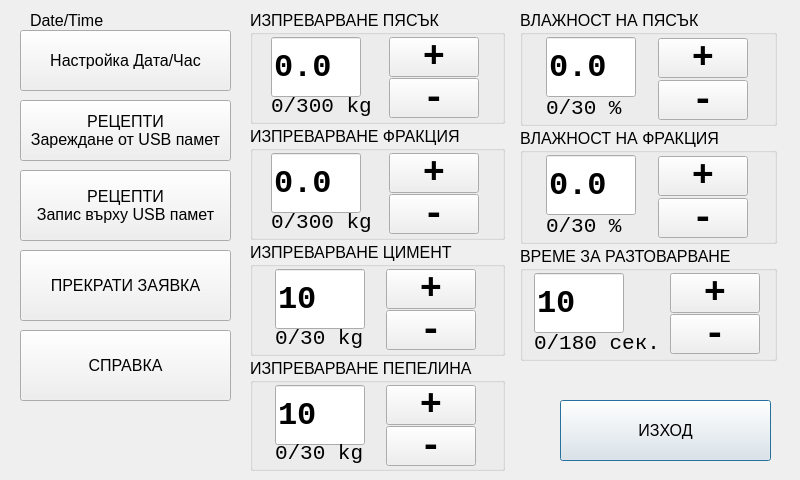
<?xml version="1.0" encoding="UTF-8"?>
<ui version="4.0">
 <class>DialogMenu</class>
 <widget class="QDialog" name="DialogMenu">
  <property name="geometry">
   <rect>
    <x>0</x>
    <y>0</y>
    <width>800</width>
    <height>480</height>
   </rect>
  </property>
  <property name="minimumSize">
   <size>
    <width>800</width>
    <height>480</height>
   </size>
  </property>
  <property name="maximumSize">
   <size>
    <width>800</width>
    <height>480</height>
   </size>
  </property>
  <property name="font">
   <font>
    <pointsize>12</pointsize>
   </font>
  </property>
  <property name="windowTitle">
   <string>Dialog</string>
  </property>
  <widget class="QPushButton" name="btnMenuExit">
   <property name="geometry">
    <rect>
     <x>560</x>
     <y>400</y>
     <width>211</width>
     <height>61</height>
    </rect>
   </property>
   <property name="font">
    <font>
     <pointsize>12</pointsize>
    </font>
   </property>
   <property name="text">
    <string>ИЗХОД</string>
   </property>
  </widget>
  <widget class="QLabel" name="lblDateTime">
   <property name="geometry">
    <rect>
     <x>30</x>
     <y>10</y>
     <width>191</width>
     <height>20</height>
    </rect>
   </property>
   <property name="text">
    <string>Date/Time</string>
   </property>
  </widget>
  <widget class="QPushButton" name="btnSetDateTime">
   <property name="geometry">
    <rect>
     <x>20</x>
     <y>30</y>
     <width>211</width>
     <height>61</height>
    </rect>
   </property>
   <property name="text">
    <string>Настройка Дата/Час</string>
   </property>
  </widget>
  <widget class="QPushButton" name="btnLoadRecipies">
   <property name="geometry">
    <rect>
     <x>20</x>
     <y>100</y>
     <width>211</width>
     <height>61</height>
    </rect>
   </property>
   <property name="text">
    <string>РЕЦЕПТИ
Зареждане от USB памет</string>
   </property>
  </widget>
  <widget class="QPushButton" name="btnSaveRecepies">
   <property name="geometry">
    <rect>
     <x>20</x>
     <y>170</y>
     <width>211</width>
     <height>71</height>
    </rect>
   </property>
   <property name="text">
    <string>РЕЦЕПТИ
Запис върху USB памет</string>
   </property>
  </widget>
  <widget class="QPushButton" name="btnAbort">
   <property name="geometry">
    <rect>
     <x>20</x>
     <y>250</y>
     <width>211</width>
     <height>71</height>
    </rect>
   </property>
   <property name="text">
    <string>ПРЕКРАТИ ЗАЯВКА</string>
   </property>
  </widget>
  <widget class="QPushButton" name="btnReport">
   <property name="geometry">
    <rect>
     <x>20</x>
     <y>330</y>
     <width>211</width>
     <height>71</height>
    </rect>
   </property>
   <property name="text">
    <string>СПРАВКА</string>
   </property>
  </widget>
  <widget class="QWidget" name="layoutWidget">
   <property name="geometry">
    <rect>
     <x>250</x>
     <y>10</y>
     <width>255</width>
     <height>461</height>
    </rect>
   </property>
   <layout class="QVBoxLayout" name="verticalLayout_22">
    <property name="spacing">
     <number>2</number>
    </property>
    <item>
     <widget class="QGroupBox" name="groupBox_4">
      <property name="title">
       <string>ИЗПРЕВАРВАНЕ ПЯСЪК</string>
      </property>
      <layout class="QVBoxLayout" name="verticalLayout_10">
       <property name="spacing">
        <number>1</number>
       </property>
       <property name="leftMargin">
        <number>2</number>
       </property>
       <property name="topMargin">
        <number>2</number>
       </property>
       <property name="rightMargin">
        <number>5</number>
       </property>
       <property name="bottomMargin">
        <number>2</number>
       </property>
       <item>
        <layout class="QHBoxLayout" name="horizontalLayout_4">
         <item>
          <layout class="QVBoxLayout" name="verticalLayout_11">
           <item>
            <widget class="QLineEdit" name="lineAdvSand">
             <property name="minimumSize">
              <size>
               <width>90</width>
               <height>60</height>
              </size>
             </property>
             <property name="maximumSize">
              <size>
               <width>90</width>
               <height>60</height>
              </size>
             </property>
             <property name="font">
              <font>
               <family>Courier New</family>
               <pointsize>24</pointsize>
               <weight>75</weight>
               <bold>true</bold>
              </font>
             </property>
             <property name="text">
              <string>0.0</string>
             </property>
            </widget>
           </item>
           <item>
            <widget class="QLabel" name="label_3">
             <property name="font">
              <font>
               <family>Courier New</family>
               <pointsize>16</pointsize>
              </font>
             </property>
             <property name="text">
              <string>0/300 kg</string>
             </property>
            </widget>
           </item>
          </layout>
         </item>
         <item>
          <layout class="QVBoxLayout" name="verticalLayout_12">
           <item>
            <widget class="QPushButton" name="btnAdvSandUp">
             <property name="minimumSize">
              <size>
               <width>90</width>
               <height>40</height>
              </size>
             </property>
             <property name="maximumSize">
              <size>
               <width>90</width>
               <height>40</height>
              </size>
             </property>
             <property name="font">
              <font>
               <family>Courier New</family>
               <pointsize>28</pointsize>
               <weight>75</weight>
               <bold>true</bold>
              </font>
             </property>
             <property name="text">
              <string>+</string>
             </property>
             <property name="autoRepeat">
              <bool>true</bool>
             </property>
             <property name="autoRepeatDelay">
              <number>600</number>
             </property>
             <property name="autoRepeatInterval">
              <number>150</number>
             </property>
            </widget>
           </item>
           <item>
            <widget class="QPushButton" name="btnAdvSandDwn">
             <property name="minimumSize">
              <size>
               <width>90</width>
               <height>40</height>
              </size>
             </property>
             <property name="maximumSize">
              <size>
               <width>90</width>
               <height>40</height>
              </size>
             </property>
             <property name="font">
              <font>
               <family>Courier New</family>
               <pointsize>28</pointsize>
               <weight>75</weight>
               <bold>true</bold>
              </font>
             </property>
             <property name="text">
              <string>-</string>
             </property>
             <property name="autoRepeat">
              <bool>true</bool>
             </property>
             <property name="autoRepeatDelay">
              <number>600</number>
             </property>
             <property name="autoRepeatInterval">
              <number>150</number>
             </property>
            </widget>
           </item>
          </layout>
         </item>
        </layout>
       </item>
      </layout>
     </widget>
    </item>
    <item>
     <widget class="QGroupBox" name="groupBox_6">
      <property name="title">
       <string>ИЗПРЕВАРВАНЕ ФРАКЦИЯ</string>
      </property>
      <layout class="QVBoxLayout" name="verticalLayout_16">
       <property name="spacing">
        <number>1</number>
       </property>
       <property name="leftMargin">
        <number>2</number>
       </property>
       <property name="topMargin">
        <number>2</number>
       </property>
       <property name="rightMargin">
        <number>5</number>
       </property>
       <property name="bottomMargin">
        <number>2</number>
       </property>
       <item>
        <layout class="QHBoxLayout" name="horizontalLayout_6">
         <item>
          <layout class="QVBoxLayout" name="verticalLayout_17">
           <item>
            <widget class="QLineEdit" name="lineAdvFraction">
             <property name="minimumSize">
              <size>
               <width>90</width>
               <height>60</height>
              </size>
             </property>
             <property name="maximumSize">
              <size>
               <width>90</width>
               <height>60</height>
              </size>
             </property>
             <property name="font">
              <font>
               <family>Courier New</family>
               <pointsize>24</pointsize>
               <weight>75</weight>
               <bold>true</bold>
              </font>
             </property>
             <property name="text">
              <string>0.0</string>
             </property>
            </widget>
           </item>
           <item>
            <widget class="QLabel" name="label_5">
             <property name="font">
              <font>
               <family>Courier New</family>
               <pointsize>16</pointsize>
              </font>
             </property>
             <property name="text">
              <string>0/300 kg</string>
             </property>
            </widget>
           </item>
          </layout>
         </item>
         <item>
          <layout class="QVBoxLayout" name="verticalLayout_18">
           <item>
            <widget class="QPushButton" name="btnAdvFractUp">
             <property name="minimumSize">
              <size>
               <width>90</width>
               <height>40</height>
              </size>
             </property>
             <property name="maximumSize">
              <size>
               <width>90</width>
               <height>40</height>
              </size>
             </property>
             <property name="font">
              <font>
               <family>Courier New</family>
               <pointsize>28</pointsize>
               <weight>75</weight>
               <bold>true</bold>
              </font>
             </property>
             <property name="text">
              <string>+</string>
             </property>
             <property name="autoRepeat">
              <bool>true</bool>
             </property>
             <property name="autoRepeatDelay">
              <number>600</number>
             </property>
             <property name="autoRepeatInterval">
              <number>150</number>
             </property>
            </widget>
           </item>
           <item>
            <widget class="QPushButton" name="btnAdvFracDwn">
             <property name="minimumSize">
              <size>
               <width>90</width>
               <height>40</height>
              </size>
             </property>
             <property name="maximumSize">
              <size>
               <width>90</width>
               <height>40</height>
              </size>
             </property>
             <property name="font">
              <font>
               <family>Courier New</family>
               <pointsize>28</pointsize>
               <weight>75</weight>
               <bold>true</bold>
              </font>
             </property>
             <property name="text">
              <string>-</string>
             </property>
             <property name="autoRepeat">
              <bool>true</bool>
             </property>
             <property name="autoRepeatDelay">
              <number>600</number>
             </property>
             <property name="autoRepeatInterval">
              <number>150</number>
             </property>
            </widget>
           </item>
          </layout>
         </item>
        </layout>
       </item>
      </layout>
     </widget>
    </item>
    <item>
     <widget class="QGroupBox" name="groupBox_5">
      <property name="title">
       <string>ИЗПРЕВАРВАНЕ ЦИМЕНТ</string>
      </property>
      <layout class="QVBoxLayout" name="verticalLayout_13">
       <property name="spacing">
        <number>1</number>
       </property>
       <property name="leftMargin">
        <number>2</number>
       </property>
       <property name="topMargin">
        <number>2</number>
       </property>
       <property name="rightMargin">
        <number>5</number>
       </property>
       <property name="bottomMargin">
        <number>2</number>
       </property>
       <item>
        <layout class="QHBoxLayout" name="horizontalLayout_5">
         <item>
          <layout class="QVBoxLayout" name="verticalLayout_14">
           <item>
            <widget class="QLineEdit" name="lineAdvCement">
             <property name="minimumSize">
              <size>
               <width>90</width>
               <height>60</height>
              </size>
             </property>
             <property name="maximumSize">
              <size>
               <width>90</width>
               <height>60</height>
              </size>
             </property>
             <property name="font">
              <font>
               <family>Courier New</family>
               <pointsize>24</pointsize>
               <weight>75</weight>
               <bold>true</bold>
              </font>
             </property>
             <property name="text">
              <string>10</string>
             </property>
            </widget>
           </item>
           <item>
            <widget class="QLabel" name="label_7">
             <property name="font">
              <font>
               <family>Courier New</family>
               <pointsize>16</pointsize>
              </font>
             </property>
             <property name="text">
              <string>0/30 kg</string>
             </property>
            </widget>
           </item>
          </layout>
         </item>
         <item>
          <layout class="QVBoxLayout" name="verticalLayout_15">
           <item>
            <widget class="QPushButton" name="btnAdvCementUp">
             <property name="minimumSize">
              <size>
               <width>90</width>
               <height>40</height>
              </size>
             </property>
             <property name="maximumSize">
              <size>
               <width>90</width>
               <height>40</height>
              </size>
             </property>
             <property name="font">
              <font>
               <family>Courier New</family>
               <pointsize>28</pointsize>
               <weight>75</weight>
               <bold>true</bold>
              </font>
             </property>
             <property name="text">
              <string>+</string>
             </property>
             <property name="autoRepeat">
              <bool>true</bool>
             </property>
             <property name="autoRepeatDelay">
              <number>600</number>
             </property>
             <property name="autoRepeatInterval">
              <number>150</number>
             </property>
            </widget>
           </item>
           <item>
            <widget class="QPushButton" name="btnAdvCementDwn">
             <property name="minimumSize">
              <size>
               <width>90</width>
               <height>40</height>
              </size>
             </property>
             <property name="maximumSize">
              <size>
               <width>90</width>
               <height>40</height>
              </size>
             </property>
             <property name="font">
              <font>
               <family>Courier New</family>
               <pointsize>28</pointsize>
               <weight>75</weight>
               <bold>true</bold>
              </font>
             </property>
             <property name="text">
              <string>-</string>
             </property>
             <property name="autoRepeat">
              <bool>true</bool>
             </property>
             <property name="autoRepeatDelay">
              <number>600</number>
             </property>
             <property name="autoRepeatInterval">
              <number>150</number>
             </property>
            </widget>
           </item>
          </layout>
         </item>
        </layout>
       </item>
      </layout>
     </widget>
    </item>
    <item>
     <widget class="QGroupBox" name="groupBox_7">
      <property name="title">
       <string>ИЗПРЕВАРВАНЕ ПЕПЕЛИНА</string>
      </property>
      <layout class="QVBoxLayout" name="verticalLayout_19">
       <property name="spacing">
        <number>1</number>
       </property>
       <property name="leftMargin">
        <number>2</number>
       </property>
       <property name="topMargin">
        <number>2</number>
       </property>
       <property name="rightMargin">
        <number>5</number>
       </property>
       <property name="bottomMargin">
        <number>2</number>
       </property>
       <item>
        <layout class="QHBoxLayout" name="horizontalLayout_7">
         <item>
          <layout class="QVBoxLayout" name="verticalLayout_20">
           <item>
            <widget class="QLineEdit" name="lineAdvPepel">
             <property name="minimumSize">
              <size>
               <width>90</width>
               <height>60</height>
              </size>
             </property>
             <property name="maximumSize">
              <size>
               <width>90</width>
               <height>60</height>
              </size>
             </property>
             <property name="font">
              <font>
               <family>Courier New</family>
               <pointsize>24</pointsize>
               <weight>75</weight>
               <bold>true</bold>
              </font>
             </property>
             <property name="text">
              <string>10</string>
             </property>
            </widget>
           </item>
           <item>
            <widget class="QLabel" name="label_8">
             <property name="font">
              <font>
               <family>Courier New</family>
               <pointsize>16</pointsize>
              </font>
             </property>
             <property name="text">
              <string>0/30 kg</string>
             </property>
            </widget>
           </item>
          </layout>
         </item>
         <item>
          <layout class="QVBoxLayout" name="verticalLayout_21">
           <item>
            <widget class="QPushButton" name="btnAdvPepelUp">
             <property name="minimumSize">
              <size>
               <width>90</width>
               <height>40</height>
              </size>
             </property>
             <property name="maximumSize">
              <size>
               <width>90</width>
               <height>40</height>
              </size>
             </property>
             <property name="font">
              <font>
               <family>Courier New</family>
               <pointsize>28</pointsize>
               <weight>75</weight>
               <bold>true</bold>
              </font>
             </property>
             <property name="text">
              <string>+</string>
             </property>
             <property name="autoRepeat">
              <bool>true</bool>
             </property>
             <property name="autoRepeatDelay">
              <number>600</number>
             </property>
             <property name="autoRepeatInterval">
              <number>150</number>
             </property>
            </widget>
           </item>
           <item>
            <widget class="QPushButton" name="btnAdvPepelDwn">
             <property name="minimumSize">
              <size>
               <width>90</width>
               <height>40</height>
              </size>
             </property>
             <property name="maximumSize">
              <size>
               <width>90</width>
               <height>40</height>
              </size>
             </property>
             <property name="font">
              <font>
               <family>Courier New</family>
               <pointsize>28</pointsize>
               <weight>75</weight>
               <bold>true</bold>
              </font>
             </property>
             <property name="text">
              <string>-</string>
             </property>
             <property name="autoRepeat">
              <bool>true</bool>
             </property>
             <property name="autoRepeatDelay">
              <number>600</number>
             </property>
             <property name="autoRepeatInterval">
              <number>150</number>
             </property>
            </widget>
           </item>
          </layout>
         </item>
        </layout>
       </item>
      </layout>
     </widget>
    </item>
   </layout>
  </widget>
  <widget class="QWidget" name="layoutWidget">
   <property name="geometry">
    <rect>
     <x>520</x>
     <y>10</y>
     <width>257</width>
     <height>351</height>
    </rect>
   </property>
   <layout class="QVBoxLayout" name="verticalLayout_23">
    <property name="spacing">
     <number>2</number>
    </property>
    <item>
     <widget class="QGroupBox" name="groupBox">
      <property name="title">
       <string>ВЛАЖНОСТ НА ПЯСЪК</string>
      </property>
      <layout class="QVBoxLayout" name="verticalLayout_5">
       <property name="spacing">
        <number>1</number>
       </property>
       <property name="leftMargin">
        <number>2</number>
       </property>
       <property name="topMargin">
        <number>2</number>
       </property>
       <property name="rightMargin">
        <number>5</number>
       </property>
       <property name="bottomMargin">
        <number>2</number>
       </property>
       <item>
        <layout class="QHBoxLayout" name="horizontalLayout">
         <item>
          <layout class="QVBoxLayout" name="verticalLayout_4">
           <item>
            <widget class="QLineEdit" name="lineHumiditySand">
             <property name="minimumSize">
              <size>
               <width>90</width>
               <height>60</height>
              </size>
             </property>
             <property name="maximumSize">
              <size>
               <width>90</width>
               <height>60</height>
              </size>
             </property>
             <property name="font">
              <font>
               <family>Courier New</family>
               <pointsize>24</pointsize>
               <weight>75</weight>
               <bold>true</bold>
              </font>
             </property>
             <property name="text">
              <string>0.0</string>
             </property>
            </widget>
           </item>
           <item>
            <widget class="QLabel" name="label_2">
             <property name="font">
              <font>
               <family>Courier New</family>
               <pointsize>16</pointsize>
              </font>
             </property>
             <property name="text">
              <string>0/30 %</string>
             </property>
            </widget>
           </item>
          </layout>
         </item>
         <item>
          <layout class="QVBoxLayout" name="verticalLayout">
           <item>
            <widget class="QPushButton" name="btnHumiditySandUp">
             <property name="minimumSize">
              <size>
               <width>90</width>
               <height>40</height>
              </size>
             </property>
             <property name="maximumSize">
              <size>
               <width>90</width>
               <height>40</height>
              </size>
             </property>
             <property name="font">
              <font>
               <family>Courier New</family>
               <pointsize>28</pointsize>
               <weight>75</weight>
               <bold>true</bold>
              </font>
             </property>
             <property name="text">
              <string>+</string>
             </property>
             <property name="autoRepeat">
              <bool>true</bool>
             </property>
             <property name="autoRepeatDelay">
              <number>600</number>
             </property>
             <property name="autoRepeatInterval">
              <number>150</number>
             </property>
            </widget>
           </item>
           <item>
            <widget class="QPushButton" name="btnHumiditySandDwn">
             <property name="minimumSize">
              <size>
               <width>90</width>
               <height>40</height>
              </size>
             </property>
             <property name="maximumSize">
              <size>
               <width>90</width>
               <height>40</height>
              </size>
             </property>
             <property name="font">
              <font>
               <family>Courier New</family>
               <pointsize>28</pointsize>
               <weight>75</weight>
               <bold>true</bold>
              </font>
             </property>
             <property name="text">
              <string>-</string>
             </property>
             <property name="autoRepeat">
              <bool>true</bool>
             </property>
             <property name="autoRepeatDelay">
              <number>600</number>
             </property>
             <property name="autoRepeatInterval">
              <number>150</number>
             </property>
            </widget>
           </item>
          </layout>
         </item>
        </layout>
       </item>
      </layout>
     </widget>
    </item>
    <item>
     <widget class="QGroupBox" name="groupBox_2">
      <property name="title">
       <string>ВЛАЖНОСТ НА ФРАКЦИЯ</string>
      </property>
      <layout class="QVBoxLayout" name="verticalLayout_6">
       <property name="spacing">
        <number>1</number>
       </property>
       <property name="leftMargin">
        <number>2</number>
       </property>
       <property name="topMargin">
        <number>2</number>
       </property>
       <property name="rightMargin">
        <number>5</number>
       </property>
       <property name="bottomMargin">
        <number>2</number>
       </property>
       <item>
        <layout class="QHBoxLayout" name="horizontalLayout_2">
         <item>
          <layout class="QVBoxLayout" name="verticalLayout_3">
           <item>
            <widget class="QLineEdit" name="lineHumidityFraction">
             <property name="minimumSize">
              <size>
               <width>90</width>
               <height>60</height>
              </size>
             </property>
             <property name="maximumSize">
              <size>
               <width>90</width>
               <height>60</height>
              </size>
             </property>
             <property name="font">
              <font>
               <family>Courier New</family>
               <pointsize>24</pointsize>
               <weight>75</weight>
               <bold>true</bold>
              </font>
             </property>
             <property name="text">
              <string>0.0</string>
             </property>
            </widget>
           </item>
           <item>
            <widget class="QLabel" name="label_4">
             <property name="font">
              <font>
               <family>Courier New</family>
               <pointsize>16</pointsize>
              </font>
             </property>
             <property name="text">
              <string>0/30 %</string>
             </property>
            </widget>
           </item>
          </layout>
         </item>
         <item>
          <layout class="QVBoxLayout" name="verticalLayout_2">
           <item>
            <widget class="QPushButton" name="btnHumidityFractionUp">
             <property name="minimumSize">
              <size>
               <width>90</width>
               <height>40</height>
              </size>
             </property>
             <property name="maximumSize">
              <size>
               <width>90</width>
               <height>40</height>
              </size>
             </property>
             <property name="font">
              <font>
               <family>Courier New</family>
               <pointsize>28</pointsize>
               <weight>75</weight>
               <bold>true</bold>
              </font>
             </property>
             <property name="text">
              <string>+</string>
             </property>
             <property name="autoRepeat">
              <bool>true</bool>
             </property>
             <property name="autoRepeatDelay">
              <number>600</number>
             </property>
             <property name="autoRepeatInterval">
              <number>150</number>
             </property>
            </widget>
           </item>
           <item>
            <widget class="QPushButton" name="btnHumidityFractionDwn">
             <property name="minimumSize">
              <size>
               <width>90</width>
               <height>40</height>
              </size>
             </property>
             <property name="maximumSize">
              <size>
               <width>90</width>
               <height>40</height>
              </size>
             </property>
             <property name="font">
              <font>
               <family>Courier New</family>
               <pointsize>28</pointsize>
               <weight>75</weight>
               <bold>true</bold>
              </font>
             </property>
             <property name="text">
              <string>-</string>
             </property>
             <property name="autoRepeat">
              <bool>true</bool>
             </property>
             <property name="autoRepeatDelay">
              <number>600</number>
             </property>
             <property name="autoRepeatInterval">
              <number>150</number>
             </property>
            </widget>
           </item>
          </layout>
         </item>
        </layout>
       </item>
      </layout>
     </widget>
    </item>
    <item>
     <widget class="QGroupBox" name="groupBox_3">
      <property name="title">
       <string>ВРЕМЕ ЗА РАЗТОВАРВАНЕ</string>
      </property>
      <layout class="QVBoxLayout" name="verticalLayout_7">
       <property name="spacing">
        <number>1</number>
       </property>
       <property name="leftMargin">
        <number>2</number>
       </property>
       <property name="topMargin">
        <number>2</number>
       </property>
       <property name="rightMargin">
        <number>5</number>
       </property>
       <property name="bottomMargin">
        <number>2</number>
       </property>
       <item>
        <layout class="QHBoxLayout" name="horizontalLayout_3">
         <item>
          <layout class="QVBoxLayout" name="verticalLayout_8">
           <item>
            <widget class="QLineEdit" name="lineDumpTime">
             <property name="minimumSize">
              <size>
               <width>90</width>
               <height>60</height>
              </size>
             </property>
             <property name="maximumSize">
              <size>
               <width>90</width>
               <height>60</height>
              </size>
             </property>
             <property name="font">
              <font>
               <family>Courier New</family>
               <pointsize>24</pointsize>
               <weight>75</weight>
               <bold>true</bold>
              </font>
             </property>
             <property name="text">
              <string>10</string>
             </property>
            </widget>
           </item>
           <item>
            <widget class="QLabel" name="label_6">
             <property name="font">
              <font>
               <family>Courier New</family>
               <pointsize>16</pointsize>
              </font>
             </property>
             <property name="text">
              <string>0/180 сек.</string>
             </property>
            </widget>
           </item>
          </layout>
         </item>
         <item>
          <layout class="QVBoxLayout" name="verticalLayout_9">
           <item>
            <widget class="QPushButton" name="btnDumpTimeUp">
             <property name="minimumSize">
              <size>
               <width>90</width>
               <height>40</height>
              </size>
             </property>
             <property name="maximumSize">
              <size>
               <width>90</width>
               <height>40</height>
              </size>
             </property>
             <property name="font">
              <font>
               <family>Courier New</family>
               <pointsize>28</pointsize>
               <weight>75</weight>
               <bold>true</bold>
              </font>
             </property>
             <property name="text">
              <string>+</string>
             </property>
             <property name="autoRepeat">
              <bool>true</bool>
             </property>
             <property name="autoRepeatDelay">
              <number>600</number>
             </property>
             <property name="autoRepeatInterval">
              <number>150</number>
             </property>
            </widget>
           </item>
           <item>
            <widget class="QPushButton" name="btnDumpTimeDwn">
             <property name="minimumSize">
              <size>
               <width>90</width>
               <height>40</height>
              </size>
             </property>
             <property name="maximumSize">
              <size>
               <width>90</width>
               <height>40</height>
              </size>
             </property>
             <property name="font">
              <font>
               <family>Courier New</family>
               <pointsize>28</pointsize>
               <weight>75</weight>
               <bold>true</bold>
              </font>
             </property>
             <property name="text">
              <string>-</string>
             </property>
             <property name="autoRepeat">
              <bool>true</bool>
             </property>
             <property name="autoRepeatDelay">
              <number>600</number>
             </property>
             <property name="autoRepeatInterval">
              <number>150</number>
             </property>
            </widget>
           </item>
          </layout>
         </item>
        </layout>
       </item>
      </layout>
     </widget>
    </item>
   </layout>
  </widget>
 </widget>
 <resources/>
 <connections/>
</ui>
